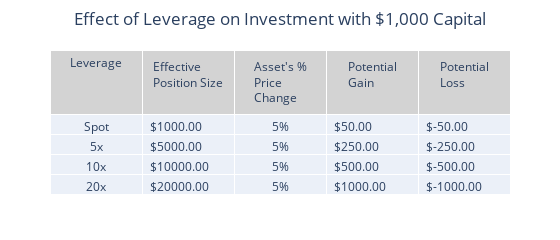

The notebook cell this image was saved under:
### Markdown cell above
<div align="center"><h1> Part One: Visualization of price levels with leverage </h1></div>

Before we delve into our data, let's take a brief detour to explain what leverage is. In this section, we provide explanation and general visual representations of the impact of leverage on investment outcomes, allowing investors to understand the potential gains and losses associated with different leverage levels.

Leverage is a fundamental concept in the world of finance and investing. At its core, it allows traders and investors to control a larger position in an asset with a smaller amount of capital. It's like having a financial multiplier, where potential gains and potential losses are both amplified.

In simpler terms, leverage lets you 'borrow' capital to make larger investments than you could with your own funds alone. However, there's a catch: while it offers the opportunity to magnify returns, it also comes with increased risk. Leverage can be a friend when used wisely, helping traders achieve their financial goals, but it can also be an enemy if not respected.

To illustrate this with an example, imagine you have \\$1000 in capital, and you decide to apply 10x leverage. With this leverage, you can effectively control a position size of \\$10,000 (\\$1,000 x 10). This means that your potential gains or losses on the investment are magnified by a factor of 10.
Now, let's say the asset you invest in increases in value by 5%. Without leverage, your profit would be \\$50 (\\$1,000 x 0.05). However, with 10x leverage, your profit is multiplied, resulting in a \\$500 profit (\\$10,000 x 0.05).
Conversely, if the asset's value decreases by 5%, your loss without leverage would be \\$50. But with 10x leverage, your loss is also magnified, resulting in a \\$500 loss.

### The Effect of Leverage on Investment with \\$1,000 Capital
The following table's purpose is to provide a clear visual representation of how leverage can affect investment outcomes, offering insights into the potential gains and losses associated with different leverage levels, all based on a $1,000 capital and a 5% price change scenario. It allows users to quickly compare the outcomes of varying leverage strategies and make informed decisions regarding their investments. As leverage increases, the effective position size grows significantly, potentially magnifying gains. However, this also escalates the potential for losses, as higher leverage multiplies the impact of price changes.

*Disclaimer: The table does not account for fees and costs associated with investing.*

### Code cell
# Define leverage levels, capital, and price change percentage
leverage_levels = [1, 5, 10, 20]
leverage_labels = ["Spot", "5x", "10x", "20x"]
capital = 1000
price_change_percent = 5

# Calculate potential gains and losses based on the given parameters
potential_gains = [
    f"${capital * (level * price_change_percent / 100):.2f}"
    for level in leverage_levels
]
potential_losses = [
    f"${-capital * (level * price_change_percent / 100):.2f}"
    for level in leverage_levels
]
price_changes = [f"{price_change_percent}%" for _ in leverage_levels]
effective_positions = [f"${capital * level:.2f}" for level in leverage_levels]

# Create a table using Plotly to visualize the effects of leverage
fig = go.Figure(
    data=[
        go.Table(
            header=dict(
                values=[
                    "Leverage",
                    "Effective Position Size",
                    "Asset's % Price Change",
                    "Potential Gain",
                    "Potential Loss",
                ],
                align="center",
                fill_color="lightgray",
            ),
            cells=dict(
                values=[
                    leverage_labels,
                    effective_positions,
                    price_changes,
                    potential_gains,
                    potential_losses,
                ],
                align=["center", "left", "center", "left", "left"],
            ),
        )
    ]
)

# Customize the layout of the table
fig.update_layout(
    title="Effect of Leverage on Investment with $1,000 Capital",
    title_x=0.5,
    margin=dict(l=50, r=50, b=30, t=50, pad=0),
    width=560,
    height=225,
)
# Display the table
fig.show()

### Figure 1 — Plotly figure (JSON) as saved in the notebook; plotly's stock layout.template omitted (floating-point values rounded to 4 significant figures)
{"data": [{"cells": {"align": ["center", "left", "center", "left", "left"], "values": [["Spot", "5x", "10x", "20x"], ["$1000.00", "$5000.00", "$10000.00", "$20000.00"], ["5%", "5%", "5%", "5%"], ["$50.00", "$250.00", "$500.00", "$1000.00"], ["$-50.00", "$-250.00", "$-500.00", "$-1000.00"]]}, "header": {"align": "center", "fill": {"color": "lightgray"}, "values": ["Leverage", "Effective Position Size", "Asset's % Price Change", "Potential Gain", "Potential Loss"]}, "type": "table"}], "layout": {"height": 225, "margin": {"b": 30, "l": 50, "pad": 0, "r": 50, "t": 50}, "title": {"text": "Effect of Leverage on Investment with $1,000 Capital", "x": 0.5}, "width": 560}}
